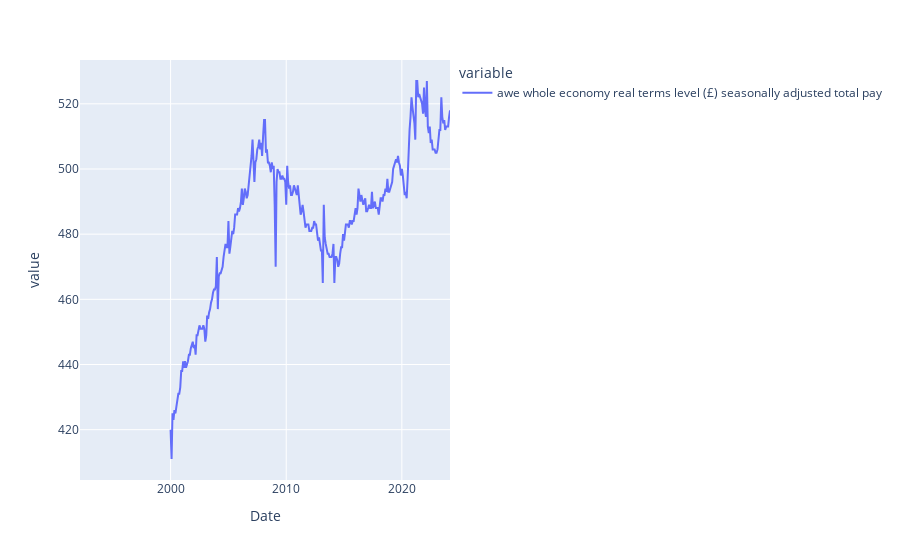

Source (notebook cell):
### Markdown cell above
### 2.1. Total pay

### Code cell
lfs_df['awe whole economy real terms level (£) seasonally adjusted total pay'].plot()

### Figure 1 — Plotly figure (JSON) as saved in the notebook; plotly's stock layout.template omitted (floating-point values rounded to 4 significant figures; data arrays with more than 128 entries replaced by an {"elided": "..."} marker saying what was removed)
{"data": [{"hovertemplate": "variable=awe whole economy real terms level (£) seasonally adjusted total pay<br>Date=%{x}<br>value=%{y}<extra></extra>", "legendgroup": "awe whole economy real terms level (£) seasonally adjusted total pay", "line": {"color": "#636efa", "dash": "solid"}, "marker": {"symbol": "circle"}, "mode": "lines", "name": "awe whole economy real terms level (£) seasonally adjusted total pay", "orientation": "v", "showlegend": true, "type": "scatter", "x": {"elided": "385 str values"}, "xaxis": "x", "y": {"elided": "385 int values"}, "yaxis": "y"}], "layout": {"legend": {"title": {"text": "variable"}, "tracegroupgap": 0}, "margin": {"t": 60}, "xaxis": {"anchor": "y", "domain": [0, 1], "title": {"text": "Date"}}, "yaxis": {"anchor": "x", "domain": [0, 1], "title": {"text": "value"}}}}
